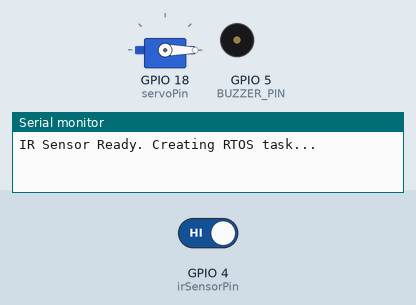
This sketch was run on a simulated ESP32. On the bench: servo, buzzer (waves = sounding, pin HIGH), the last lines printed to the serial monitor. The test bench sets the inputs (shaded band); at power-on: GPIO 4 (irSensorPin) HIGH.

Above: at 1.2 s.
1.3 s: GPIO 4 (irSensorPin) driven LOW
At 1.55 s:
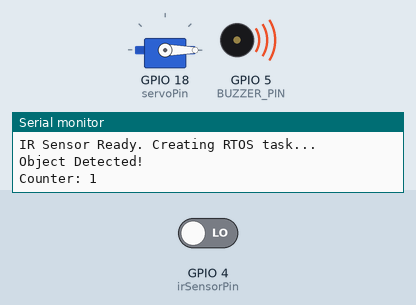
4.3 s: GPIO 4 (irSensorPin) driven HIGH
At 4.3 s:
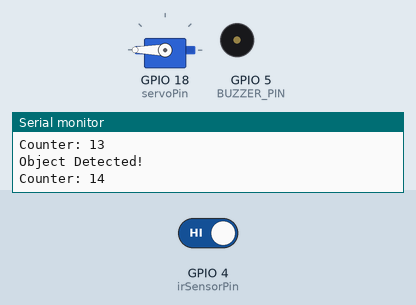
Timing chart, 0 to 7.3 s (numbered marks = the images above; inputs shaded):
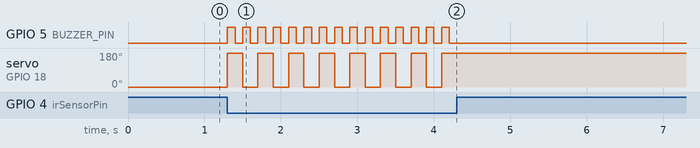

The sketch:

sketch_aug30b.ino
```cpp
#include <ESP32Servo.h>


#define BUZZER_PIN 5   // change to your GPIO

Servo myServo;          // create servo object
const int irSensorPin = 4;
int counter=0;
int servoPin = 18;      // GPIO pin connected to servo signal
int entry=0;
TaskHandle_t readIRSensorTaskHandle = NULL;

void readIRSensorTask(void *pvParameters) {
  myServo.write(0);

  while(1) {
    int sensorState = digitalRead(irSensorPin);

    if (sensorState == LOW) {
      if(entry==0){
        entry++;
        myServo.write(180);     // move back to 0 degrees
      }
      else{
        entry=0;
        myServo.write(0);     // move back to 0 degrees
      }
      digitalWrite(BUZZER_PIN, HIGH);  // buzzer ON
      delay(100);                      // wait 0.5s
      digitalWrite(BUZZER_PIN, LOW);  // buzzer OFF
      delay(100);
      Serial.println("Object Detected!");
      counter+=1;
      if (counter >= 25) {
        counter=0;
      }
      Serial.print("Counter: ");
      Serial.println(counter);
    }


  // Sweep back from 180° to 0°


  }
}

void setup() {

  Serial.begin(115200);


  pinMode(irSensorPin, INPUT_PULLUP);
  pinMode(BUZZER_PIN, OUTPUT);
  myServo.attach(servoPin);
          myServo.write(0);     // move back to 0 degrees
   // attach servo to pin
  Serial.println("IR Sensor Ready. Creating RTOS task...");


  xTaskCreatePinnedToCore(
      readIRSensorTask,
      "Read IR Sensor Task",
      2048,
      NULL,
      1,
      &readIRSensorTaskHandle,
      1
  );
}

void loop(){

}
```

Measured:
- after the input at 1.3 s, GPIO 5 (BUZZER_PIN): alternates HIGH for 0.10 s and LOW for 0.10 s, starting at once; servo on GPIO 18 (servoPin): alternates 180° for 0.20 s and 0° for 0.20 s, starting at once
- after the input at 4.3 s, GPIO 5 (BUZZER_PIN): stops changing and stays LOW; servo on GPIO 18 (servoPin): stops changing and stays 180°
